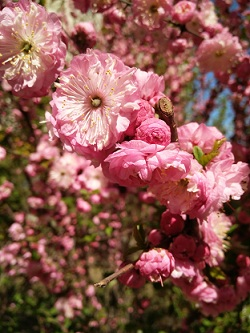
#> input picture Resources/PythonOpenCV从入门到实践配套源代码/code/06/06/amygdalus triloba.png, 250 x 333 px
$ python demo.py
#> lines starting #> are read from the running program, lines starting #| are printed output that depends on the picture; after the words box and inside, x2 and y2 are one past the last pixel; in counts of white or black regions, pixels touching at a corner belong together
import cv2
import numpy as np

flower = cv2.imread("amygdalus triloba.png")  # 花原始图像
#> flower is the input picture: shape (333, 250, 3); mean B, G, R 80.5, 88.3, 139
mask = np.zeros(flower.shape, np.uint8)  # 与花图像大小相等的掩模图像
mask[120:180, :, :] = 255  # 横着的白色区域
mask[:, 80:180, :] = 255  # 竖着的白色区域
img = cv2.bitwise_or(flower, mask)  # 或运算
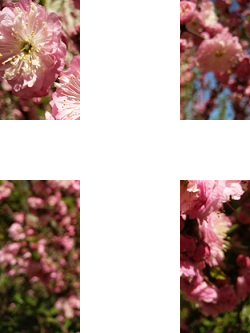
#> img: shape (333, 250, 3); mean B, G, R 165.8, 170.6, 192.2
cv2.imshow("flower", flower)  # 展示花图像
cv2.imshow("mask", mask)  # 展示掩模图像
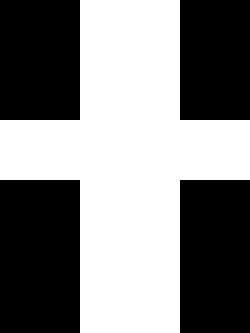
#> window 'mask': shape (333, 250, 3); 50.8% white; 4 black regions, box (x1, y1, x2, y2) and area: (0, 180, 80, 333) 12240, (180, 180, 250, 333) 10710, (0, 0, 80, 120) 9600, (180, 0, 250, 120) 8400
cv2.imshow("img", img)  # 展示或运算结果
cv2.waitKey()  # 按下任何键盘按键后
cv2.destroyAllWindows()  # 释放所有窗体
